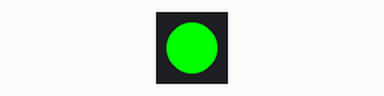
Simulated run of this sketch. Board: Arduino Uno, built with avr-gcc and run on an emulated ATmega328P. Shown: 1 RGB LEDs in strip order, left to right.

Above: at 0.5 s.
At 3.5 s:
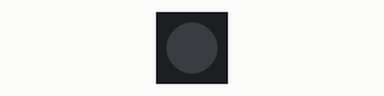
Timing chart, 0 to 4.6 s (numbered marks = the images above):
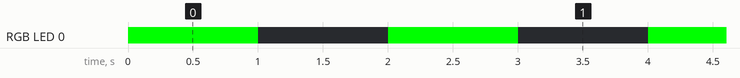

The sketch:

4_blink_switch_case_chainable_led.ino
```cpp
// Blinks a Grove chainable RGB led
// Demonstrates the use of the switch/case statement


// ---------------------------------------------- Libraries

#include <FastLED.h>

// ---------------------------------------------- Variables

// Connections to the Chainable RGB LED
#define CLOCK_PIN 7
#define DATA_PIN 8

// How many leds in the chain?
#define NUM_LEDS 1

// An array to hold the led data
CRGB leds[NUM_LEDS];


// keep track of loop count
int loopCounter;


void setup() {
  // Initialize Chainable LEDs
  FastLED.addLeds<P9813, DATA_PIN, CLOCK_PIN, RGB>(leds, NUM_LEDS);

  leds[0].setRGB(0, 0, 0);
  FastLED.show();  // show it!
}

void loop() {

  switch(loopCounter%2){

    case 0:
      leds[0].setRGB(0, 255, 0);  // set color of first (only) LED in chain to green
      break;

    case 1:
      leds[0].setRGB(0, 0, 0);  // set color of first (only) LED in chain to none
      break;
  }

  FastLED.show();  // show it!
  delay(1000);     // wait a second

  loopCounter++;   // increment counter variable value by 1

}
```

Measured:
- by itself, RGB LED 0: alternates RGB(0, 255, 0) for 1.0 s and off for 1.0 s
